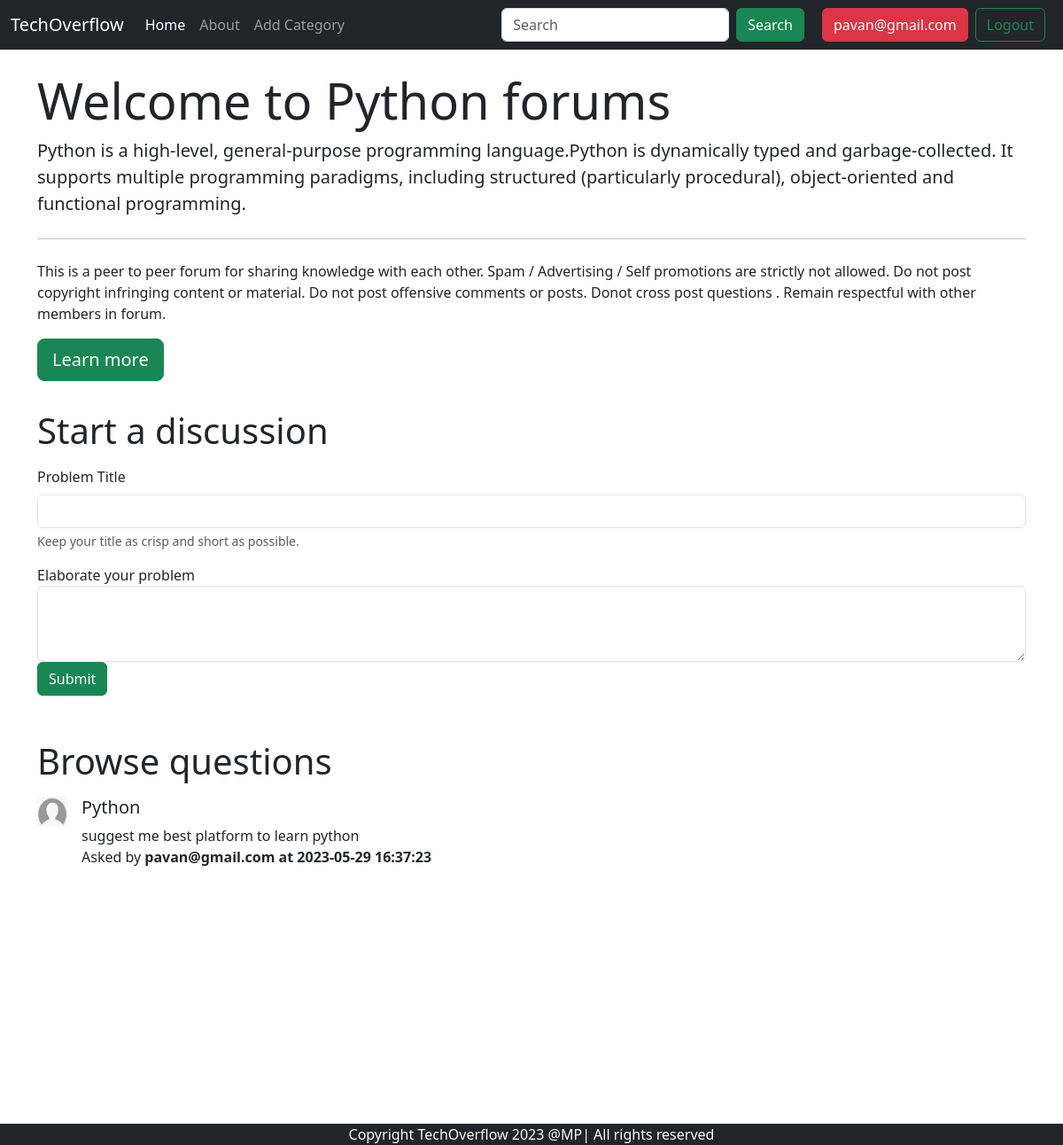
The page /threadlist.php?catid=1 (signed in) on the database its author committed.
### tables this page shows
CREATE TABLE `categories` (
  `category_id` int(11) NOT NULL,
  `category_name` varchar(255) DEFAULT NULL,
  `category_description` varchar(255) DEFAULT NULL,
  `created` datetime DEFAULT current_timestamp()
);

CREATE TABLE `threads` (
  `thread_id` int(11) NOT NULL,
  `thread_title` varchar(255) DEFAULT NULL,
  `thread_description` text DEFAULT NULL,
  `thread_category_id` int(11) DEFAULT NULL,
  `thread_user_id` int(11) DEFAULT NULL,
  `timestamp` datetime DEFAULT current_timestamp()
);

CREATE TABLE `users` (
  `sno` int(11) NOT NULL,
  `user_email` varchar(255) DEFAULT NULL,
  `user_password` varchar(255) DEFAULT NULL,
  `timestamp` datetime DEFAULT current_timestamp()
);

### threadlist.php (the view, shortened to what this page needs)
<!doctype html>
<html lang="en">
<head>
    <link href="https://cdn.jsdelivr.net/npm/bootstrap@5.3.0-alpha3/dist/css/bootstrap.min.css" rel="stylesheet"
>
</head>
<body>
</body>
</html>
<?php
require "./partials/_header.php";
require "./partials/_dbconnect.php";
?>
<?php
$id = $_GET['catid'];
$sql = "SELECT * FROM categories WHERE category_id=$id";
$result = mysqli_query($conn, $sql);
while ($row = mysqli_fetch_assoc($result)) {
    $cat_name = $row['category_name'];
    $cat_desc = $row['category_description'];
}
?>
<div class="container my-4">
    <div class="jumbotron">
        <h1 class="display-4">Welcome to <?php echo $cat_name ?> forums</h1>
        <p class="lead"><?php echo $cat_desc ?>
            <hr class="my-4">
        <p>This is a peer to peer forum for sharing knowledge with each other. Spam / Advertising / Self promotions are
            strictly not allowed. Do not post copyright infringing content or material. Do not post offensive comments
            or posts. Donot cross post questions . Remain respectful with other members in forum.</p>
        <a href="#" role="button" class="btn btn-success btn-lg">Learn more</a>
    </div>
</div>
<?php
    if(isset($_SESSION['loggedin']) && $_SESSION['loggedin']==true)
    {
        echo '<div class="container" style="margin-bottom: 50px;">
        <h1 class="py-2">Start a discussion</h1>
        <form action="'. $_SERVER["REQUEST_URI"] .'" method="post">
            <div class="mb-3">
                <label for="title" class="form-label">Problem Title</label>
                <input type="text" class="form-control" id="title" aria-describedby="emailHelp" name="title">
                <div id="title" class="form-text">Keep your title as crisp and short as possible.</div>
            </div>
            <div class="form-group">
                <label for="desc">Elaborate your problem</label>
                <textarea name="desc" id="desc" rows="3" class="form-control"></textarea>
            </div>
            <button type="submit" class="btn btn-success">Submit</button>
        </form>
    </div>';
    }
?>
<div class="container" style=" min-height:433px">
    <h1 style="margin-bottom: 10px;">Browse questions</h1>
    <?php
    $sql = "SELECT * FROM threads WHERE thread_category_id=$id";
    $result = mysqli_query($conn, $sql);
    while ($row = mysqli_fetch_assoc($result))
    {
        $thread_title = $row['thread_title'];
        $thread_desc = $row['thread_description'];
        $thread_id = $row['thread_id'];
        $thread_time=$row['timestamp'];
        $thread_user_id=$row['thread_user_id'];
        $sql2="SELECT user_email FROM `users` WHERE sno='$thread_user_id'";
        $result2=mysqli_query($conn,$sql2);
        $row2=mysqli_fetch_assoc($result2);
        echo '
        <div class="d-flex my-3">
            <div class="flex-shrink-0">
                <img src="./Images/userdefault.jfif" alt="..." width="34px" height="34px">
            </div>
            <div class="flex-grow-1 ms-3">
                <h5 class="mt-0"><a href="thread.php?threadid=' . $thread_id . '" class="text-dark" style="text-decoration: none;">' . $thread_title . '</a></h5>
                ' . $thread_desc . '
                <p class="font-weight-bold my-0">Asked by <b>'.$row2['user_email'].'  at '. $thread_time.'</b></p>
            </div>
        </div>';
    }
    ?>
</div>
<?php
require "./partials/_footer.php";
?>

### rows shown on the page
categories: category_name "Python", category_description "Python is a high-level, general-purpose programming language.Python is dynamically typed and garbage-collected. It supports multiple programming paradigms, including structured (particularly procedural), object-oriented and functional programming."
threads: thread_title "Python", thread_description "suggest me best platform to learn python", users.user_email "pavan@gmail.com", timestamp "2023-05-29 16:37:23"

### other values the page prints
$_SESSION['user_email'] "pavan@gmail.com"
